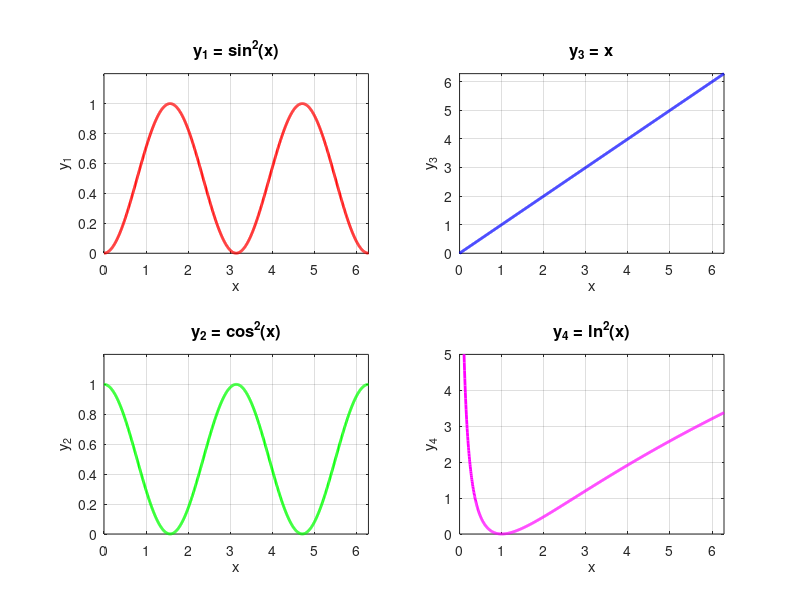

This figure's MATLAB source: (Note: this script raises an error after producing the figure.)

% ЕДИНЫЙ СКРИПТ ДЛЯ ВАРИАНТА 9 (ПОЛНОСТЬЮ ИСПРАВЛЕННЫЙ)
% Задания 1, 2, 3 (f1 и f2)
% =====================================================

clear; clc; close all;

%% ==================== ЗАДАНИЕ 1 ====================
disp('========== ЗАДАНИЕ 1 ==========');
disp('Операторы ветвления и цикла (матрицы)');

% Диалоговый ввод размера матрицы
n = input('Введите размер квадратной матрицы n: ');

% Генерация случайной матрицы A n x n
A = randi([-10, 10], n, n);
fprintf('\nИсходная матрица A (%dx%d):\n', n, n);
disp(A);

% Вычисление матрицы B
B = zeros(n, n);

for i = 1:n
    for j = 1:n
        if i < j
            B(i, j) = A(i, j) * sin(A(i, j));
        else
            B(i, j) = A(i, j) + sin(A(i, j));
        end
    end
end

fprintf('\nПолученная матрица B (%dx%d):\n', n, n);
disp(B);

% Формирование массивов из главной диагонали
A1 = diag(A)';
B1 = diag(B)';

fprintf('\nМассив A1 (главная диагональ A):\n');
disp(A1);
fprintf('Массив B1 (главная диагональ B):\n');
disp(B1);

% Объединение массивов и поиск минимума
all_elements = [A1, B1];
min_value = min(all_elements);
min_index_global = find(all_elements == min_value, 1);

% Определяем, откуда взят минимум
if min_index_global <= length(A1)
    source = 'A1';
    source_index = min_index_global;
else
    source = 'B1';
    source_index = min_index_global - length(A1);
end

fprintf('\nМинимальный элемент среди A1 и B1:\n');
fprintf('Значение: %.4f\n', min_value);
fprintf('Взят из: %s[%d]\n', source, source_index);

pause(1);

%% ==================== ЗАДАНИЕ 2 ====================
disp('========== ЗАДАНИЕ 2 ==========');
disp('Вывод графиков функций: sin^2(x), cos^2(x), x, ln^2(x)');

% Схема расположения для НЕЧЕТНОГО варианта (вариант 9):
% Окно 1 | Окно 3
%   Окно 2
% Окно 4

figure('Name', 'Графики функций (вариант 9)', 'Position', [100, 100, 1200, 800]);

% Для первых трех графиков используем x от 0 до 2π
x1 = linspace(0, 2*pi, 1000);

y1 = sin(x1).^2;  % sin^2(x)
y2 = cos(x1).^2;  % cos^2(x)
y3 = x1;           % x

% Для ln^2(x) нужен x > 0, возьмем от 0.1 до 2π
x4 = linspace(0.1, 2*pi, 1000);
y4 = log(x4).^2;   % ln^2(x)

% Окно 1 (верхнее левое) - sin^2(x)
subplot(2,2,1);
plot(x1, y1, 'r', 'LineWidth', 2);
grid on; 
title('y_1 = sin^2(x)', 'FontSize', 12, 'FontWeight', 'bold');
xlabel('x', 'FontSize', 11);
ylabel('y_1', 'FontSize', 11);
xlim([0, 2*pi]);
ylim([0, 1.2]);

% Окно 2 (нижнее левое) - cos^2(x)
subplot(2,2,3);
plot(x1, y2, 'g', 'LineWidth', 2);
grid on; 
title('y_2 = cos^2(x)', 'FontSize', 12, 'FontWeight', 'bold');
xlabel('x', 'FontSize', 11);
ylabel('y_2', 'FontSize', 11);
xlim([0, 2*pi]);
ylim([0, 1.2]);

% Окно 3 (верхнее правое) - x
subplot(2,2,2);
plot(x1, y3, 'b', 'LineWidth', 2);
grid on; 
title('y_3 = x', 'FontSize', 12, 'FontWeight', 'bold');
xlabel('x', 'FontSize', 11);
ylabel('y_3', 'FontSize', 11);
xlim([0, 2*pi]);
ylim([0, 2*pi]);

% Окно 4 (нижнее правое) - ln^2(x)
subplot(2,2,4);
plot(x4, y4, 'm', 'LineWidth', 2);
grid on; 
title('y_4 = ln^2(x)', 'FontSize', 12, 'FontWeight', 'bold');
xlabel('x', 'FontSize', 11);
ylabel('y_4', 'FontSize', 11);
xlim([0, 2*pi]);
ylim([0, 5]);

% Общий заголовок
sgtitle('Графики функций (вариант 9)', 'FontSize', 14, 'FontWeight', 'bold');

fprintf('Графики выведены в отдельном окне\n');
fprintf('  - sin^2(x) - красный\n');
fprintf('  - cos^2(x) - зелёный\n');
fprintf('  - x - синий\n');
fprintf('  - ln^2(x) - пурпурный\n\n');

pause(1);

%% ==================== ЗАДАНИЕ 3 (f1) - ИСПРАВЛЕНО ====================
disp('========== ЗАДАНИЕ 3 (f1) ==========');
disp('Нахождение корней уравнения f(x) = x·sin(x) = 0');

figure('Name', 'Корни уравнения f(x)=x·sin(x)', 'Position', [150, 150, 800, 600]);

% Определяем функцию f(x) = x * sin(x)
f = @(x) x .* sin(x);

% Интервал поиска корней (можно расширить для демонстрации)
a = -4*pi;  % от -4π
b = 4*pi;   % до 4π

x_vals = linspace(a, b, 2000);
y_vals = f(x_vals);

% Построение графика
plot(x_vals, y_vals, 'b', 'LineWidth', 2);
hold on;
plot([a, b], [0, 0], 'k--', 'LineWidth', 1.5); % нулевая линия
grid on;
title('f(x) = x·sin(x)', 'FontSize', 14, 'FontWeight', 'bold');
xlabel('x', 'FontSize', 12);
ylabel('f(x)', 'FontSize', 12);
xlim([a, b]);

% Аналитически корни: x = 0 или sin(x) = 0, т.е. x = π·k, k∈ℤ
% Найдем корни численно в заданном интервале
roots_list = [];

for k = ceil(a/pi):floor(b/pi)
    root = k * pi;
    if root >= a && root <= b
        roots_list = [roots_list, root];
        plot(root, 0, 'ro', 'MarkerSize', 8, 'MarkerFaceColor', 'r');
    end
end

% Также добавим корень x=0 (уже включен при k=0)
roots_list = unique(sort(roots_list));

% Вывод результатов
fprintf('Уравнение f(x) = x·sin(x) = 0\n');
fprintf('Аналитические корни: x = π·k, k ∈ Z\n');
fprintf('Найдены корни на интервале [%.1f, %.1f]:\n', a, b);
for i = 1:length(roots_list)
    fprintf('x%d = %.6f (π·%d)\n', i, roots_list(i), round(roots_list(i)/pi));
end
fprintf('Всего корней: %d\n\n', length(roots_list));

% Дополнительно: покажем, что в точках корней f(x)=0
fprintf('Проверка: f(x) в найденных корнях:\n');
for i = 1:min(length(roots_list), 10) % покажем первые 10
    fprintf('  f(%.4f) = %.2e\n', roots_list(i), f(roots_list(i)));
end
fprintf('\n');

legend('f(x) = x·sin(x)', 'f(x)=0', 'Корни', 'Location', 'best');
hold off;

pause(1);

%% ==================== ЗАДАНИЕ 3 (f2) - ИСПРАВЛЕНО ====================
disp('========== ЗАДАНИЕ 3 (f2) ==========');
disp('Нахождение минимума функции f(x1,x2) = |x1-2| + |x2-1|');

figure('Name', 'Минимум функции двух переменных', 'Position', [200, 200, 900, 700]);

% Определяем функцию f(x1,x2) = |x1-2| + |x2-1|
f2 = @(x1, x2) abs(x1 - 2) + abs(x2 - 1);

% Поиск минимума с помощью fminsearch
fmin_func = @(p) f2(p(1), p(2));
initial_guess = [0, 0];
[p_min, val_min] = fminsearch(fmin_func, initial_guess);

% Аналитический минимум: в точке (2, 1), значение = 0
exact_min_point = [2, 1];
exact_min_value = 0;

fprintf('Функция: f(x1,x2) = |x1-2| + |x2-1|\n');
fprintf('Аналитический минимум: в точке (2, 1), значение = 0\n');
fprintf('(так как модули неотрицательны и обращаются в ноль одновременно)\n\n');

% Создаем сетку для построения графика
[X1, X2] = meshgrid(0:0.1:4, -1:0.1:3);
Z = f2(X1, X2);

% Рисуем поверхность
surf(X1, X2, Z, 'EdgeColor', 'none', 'FaceAlpha', 0.8);
hold on;

% Отмечаем найденный минимум
plot3(p_min(1), p_min(2), val_min, 'ro', 'MarkerSize', 12, ...
      'MarkerFaceColor', 'r', 'LineWidth', 2);

% Отмечаем точный минимум
plot3(exact_min_point(1), exact_min_point(2), exact_min_value, ...
      'g*', 'MarkerSize', 15, 'LineWidth', 2);

% Настройка графика
xlabel('x_1', 'FontSize', 12);
ylabel('x_2', 'FontSize', 12);
zlabel('f(x_1, x_2)', 'FontSize', 12);
title('f(x_1, x_2) = |x_1-2| + |x_2-1|', 'FontSize', 14, 'FontWeight', 'bold');
grid on;
colorbar;

% Легенда
legend('Поверхность f(x_1,x_2)', ...
       sprintf('Найденный минимум (%.4f, %.4f, %.4f)', p_min(1), p_min(2), val_min), ...
       sprintf('Точный минимум (2, 1, 0)'), ...
       'Location', 'best');

% Настройка обзора
view(45, 30);

% Вывод результатов
fprintf('Результаты численного поиска минимума:\n');
fprintf('  Найденная точка: (%.6f, %.6f)\n', p_min(1), p_min(2));
fprintf('  Значение функции: %.6f\n', val_min);
fprintf('\nПогрешность:\n');
fprintf('  По x1: %.2e\n', abs(p_min(1) - 2));
fprintf('  По x2: %.2e\n', abs(p_min(2) - 1));
fprintf('  По значению: %.2e\n\n', abs(val_min - 0));

%% ==================== ЗАВЕРШЕНИЕ ====================
disp('========================================');
disp('ВСЕ ЗАДАНИЯ ВЫПОЛНЕНЫ УСПЕШНО!');
disp('========================================');
disp('Открытые окна с графиками:');
disp('  - Окно 1: 4 графика функций (sin^2, cos^2, x, ln^2)');
disp('  - Окно 2: корни уравнения f(x)=x·sin(x)');
disp('  - Окно 3: минимум функции f(x1,x2)=|x1-2|+|x2-1|');
disp('========================================'); 
